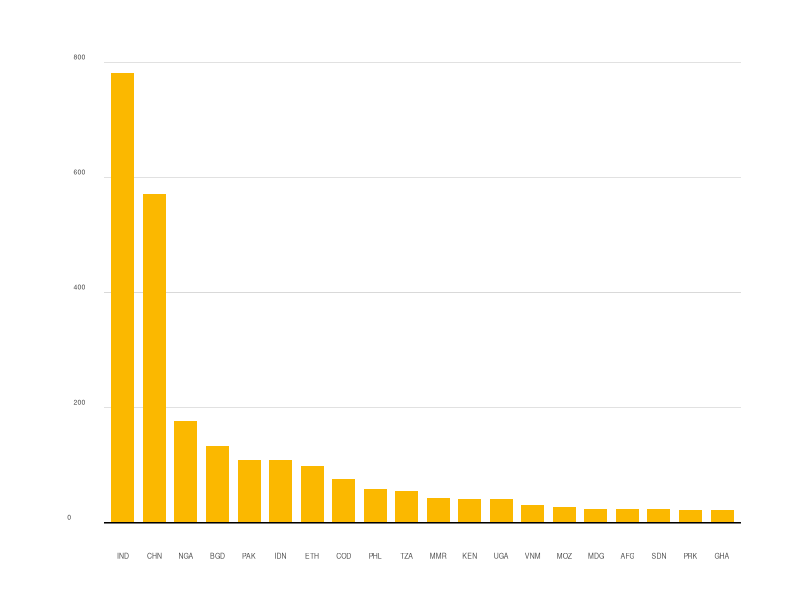
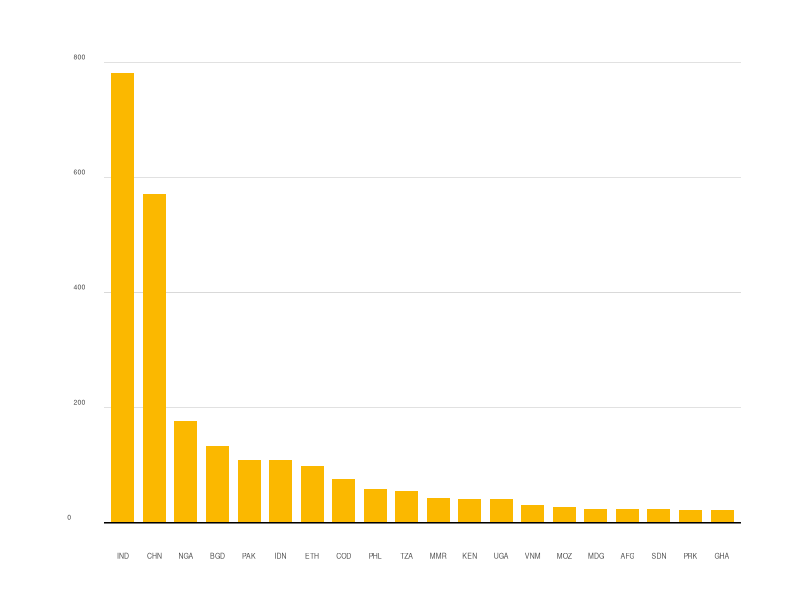

R code for these plots, in order:
# Set working directory
setwd("~/Documents/Tools/RStudio/267_ScriptTemplates/bar_charts/UN")

# Load libraries
library(tidyverse)

# Load data
data <- read_csv("sample.csv")

# Define variables
x <- reorder(data$code, -data$million_people)
y <- data$million_people
width <- 0.73
fill <- "#FBB800"
min_value <- 10
max_value <- 800
y_limits <- c(min_value, max_value)
breaks <- c(0, 200, 400, 600, 800)

# Plot chart
plot <- ggplot(data,aes(x = x, 
                        y = y)) + 
        geom_bar(stat = "identity", fill = fill, width = width) + # width and spacing of bars
        expand_limits(y = y_limits) + # min and max of y axis
        scale_y_continuous(breaks = breaks) + # intervals for y axis breaks
        geom_hline(yintercept= 0, colour = "black", size = 0.5) + # thick baseline
        theme_minimal() +
        theme(panel.grid.major.y = element_line(colour = "#8D8D8D", size = 0.1), # colour and width of horizontal grid lines
              panel.grid.major.x = element_blank(), # remove gridlines
              panel.grid.minor = element_blank(), # remove gridlines
              axis.title.x=element_blank(), # remove x axis title
              axis.title.y=element_blank(), # remove y axis title
              axis.text.x = element_text(size = 5), # adjust size of x axis labels
              axis.text.y = element_text(vjust=-0.5, hjust=-0.8, size = 5), # position of y axis labels
              plot.margin = margin(1, 1.5, 1, 2,"cm")) # set margins
plot

# Save chart to right dimensions
ggsave("plot.pdf", width = 6.8, height = 1.84, units = "in")
